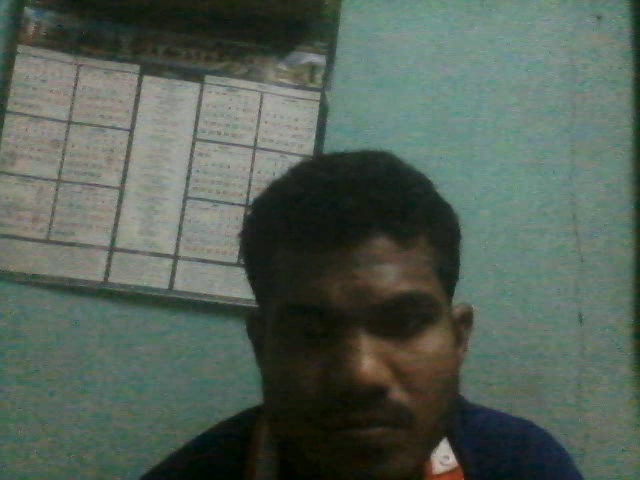
#> input picture frame 32 of cv2/Output.avi, 640 x 480 px, given in place of video, which was not available
$ python video.py
#> lines starting #> are read from the running program, lines starting #| are printed output that depends on the picture
import cv2
cap = cv2.VideoCapture("http://192.168.0.100:8080/video")
# fourcc connection
forrcc = cv2.VideoWriter_fourcc(*'XVID')
out = cv2.VideoWriter('Output.avi',forrcc,20.0,(640,480))
print(cap.isOpened())
while (cap.isOpened()):

    # while True:
    # Read the video
    ret, frame = cap.read()
#> frame is the input picture: shape (480, 640, 3); mean B, G, R 86.1, 96.5, 83.6
    if ret == True:
        # cap instance
        print(cap.get(cv2.CAP_PROP_FRAME_WIDTH))
        print(cap.get(cv2.CAP_PROP_FRAME_HEIGHT))
        # Convert color gray
        # out.write(frame) # fourcc
        gray = cv2.cvtColor(frame,cv2.COLOR_BGR2GRAY)
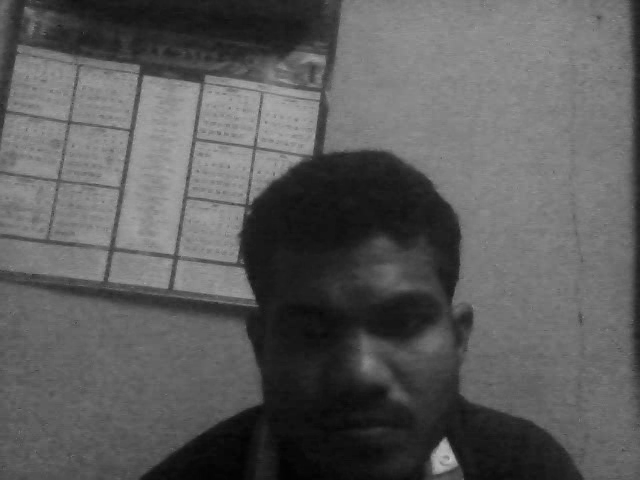
#> gray: shape (480, 640); min 2, max 200, mean 91.4
        # Show the video
        cv2.imshow("frame",frame)
        cv2.imshow("Gray",frame)
        # Stop the loop
        if cv2.waitKey(1) & 0xFF ==ord('q'):
#> (key q is pressed here)
            break

cap.release()
out.release()  #out release|
cv2.destroyAllWindows()

$ run again, starting later in the video
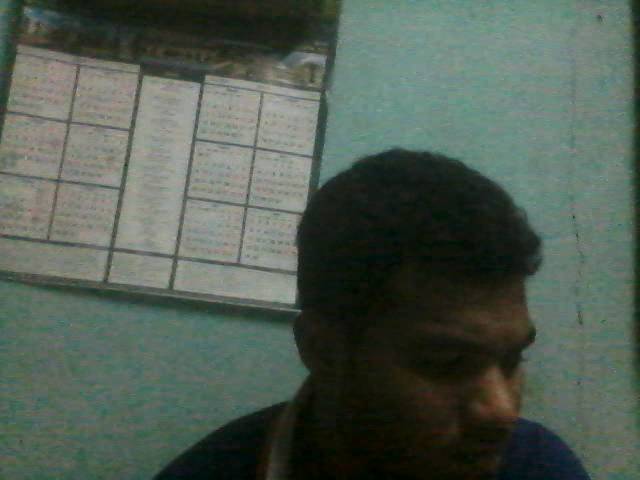
#> input picture frame 146 of cv2/Output.avi, 640 x 480 px, given in place of video, which was not available
#> frame is the input picture: shape (480, 640, 3); mean B, G, R 82.4, 92.7, 80.6
#> `gray = cv2.cvtColor(frame,cv2.COLOR_BGR2GRAY)`:
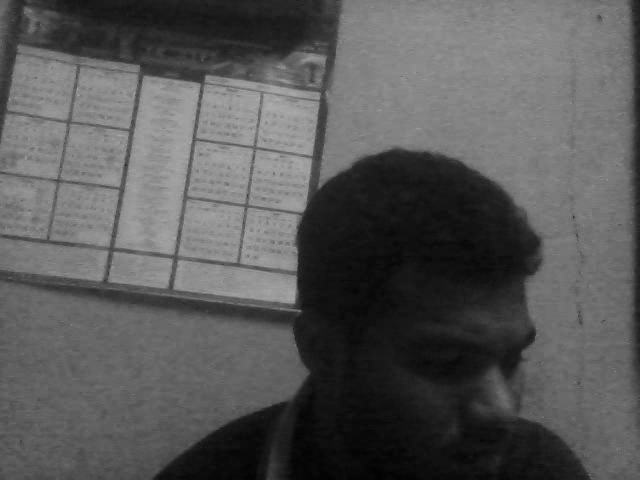
#> gray: shape (480, 640); min 1, max 174, mean 87.9

$ run again, starting later in the video
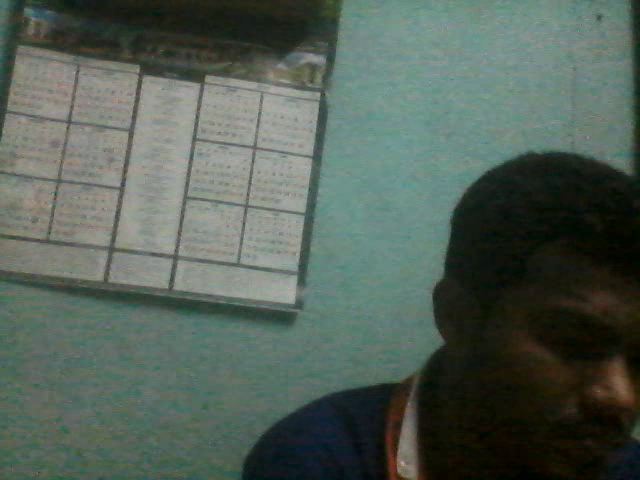
#> input picture frame 260 of cv2/Output.avi, 640 x 480 px, given in place of video, which was not available
#> frame is the input picture: shape (480, 640, 3); mean B, G, R 86.5, 95.8, 83
#> `gray = cv2.cvtColor(frame,cv2.COLOR_BGR2GRAY)`:
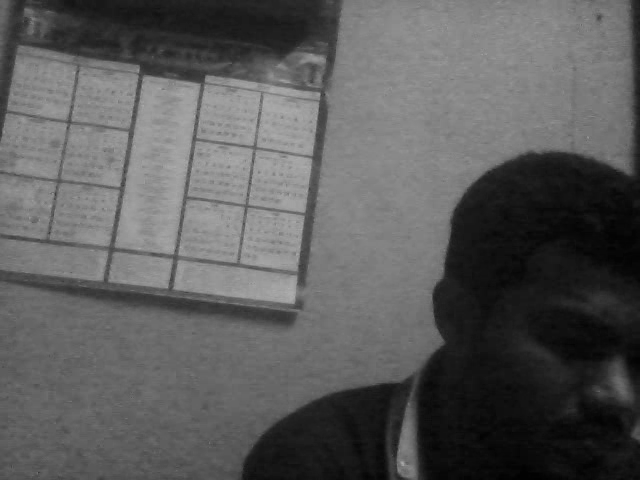
#> gray: shape (480, 640); min 1, max 176, mean 90.9
